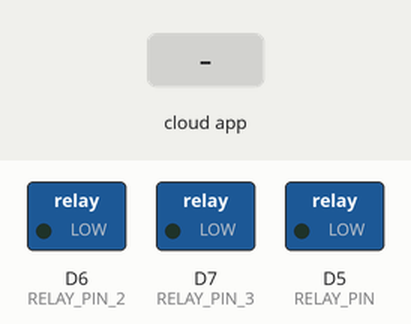
This sketch was run on a simulated ESP8266 (NodeMCU). Parts: switched loads named in the sketch (green lamp = pin HIGH). The test bench sets the inputs (shaded band). WiFi joins after 1.5 s; servers stay silent unless stated.

Above: at 1.2 s.
1.3 s: the phone or cloud app sets 64d1e56a708e0f2583b86ebb to 1
At 2.3 s:
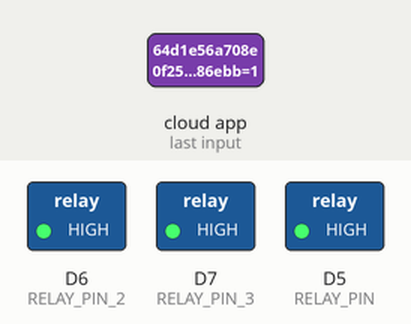
2.8 s: the phone or cloud app sets 64d1e56a708e0f2583b86ebb to 0
At 3.5 s:
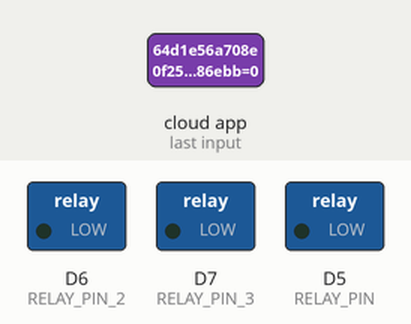
4.3 s: the phone or cloud app sets 64d1e44a708e0f2583b86e43 to 1
At 4.6 s:
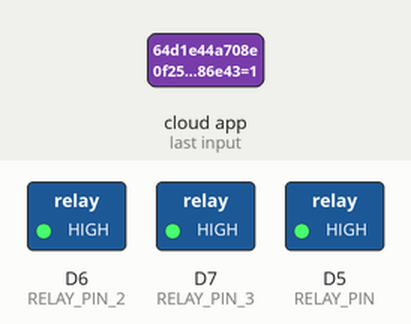
Timing chart, 0 to 7.3 s (numbered marks = the images above; inputs shaded):
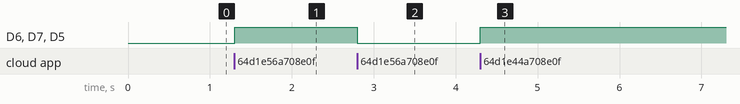

Measured:
- after the input at 1.3 s, D6 (RELAY_PIN_2), D7 (RELAY_PIN_3), D5 (RELAY_PIN): LOW → HIGH at once
- after the input at 2.8 s, D6 (RELAY_PIN_2), D7 (RELAY_PIN_3), D5 (RELAY_PIN): HIGH → LOW at once
- after the input at 4.3 s, D6 (RELAY_PIN_2), D7 (RELAY_PIN_3), D5 (RELAY_PIN): LOW → HIGH at once

The sketch:

Turn_LED_on.ino
```cpp
/*
 * If you encounter any issues:
 * - check the readme.md at https://github.com/sinricpro/esp8266-esp32-sdk/blob/master/README.md
 * - ensure all dependent libraries are installed
 *   - see https://github.com/sinricpro/esp8266-esp32-sdk/blob/master/README.md#arduinoide
 *   - see https://github.com/sinricpro/esp8266-esp32-sdk/blob/master/README.md#dependencies
 * - open serial monitor and check whats happening
 * - check full user documentation at https://sinricpro.github.io/esp8266-esp32-sdk
 * - visit https://github.com/sinricpro/esp8266-esp32-sdk/issues and check for existing issues or open a new one
 */

// Uncomment the following line to enable serial debug output
//#define ENABLE_DEBUG

#ifdef ENABLE_DEBUG
       #define DEBUG_ESP_PORT Serial
       #define NODEBUG_WEBSOCKETS
       #define NDEBUG
#endif

#include <Arduino.h>
#ifdef ESP8266
       #include <ESP8266WiFi.h>
#endif
#ifdef ESP32
       #include <WiFi.h>
#endif

#include "SinricPro.h"
#include "SinricProSwitch.h"

#define WIFI_SSID         "ELVIS"
#define WIFI_PASS         "Gmunene@123"
#define APP_KEY           "4bfaf63c-dbd5-4603-bfce-a1e4b991462b"      // Should look like "de0bxxxx-1x3x-4x3x-ax2x-5dabxxxxxxxx"
#define APP_SECRET        "d2170a7d-a600-4698-ae86-8e8be160a9ea-a3423086-cee5-4dc8-a245-48cb630471ea"   // Should look like "5f36xxxx-x3x7-4x3x-xexe-e86724a9xxxx-4c4axxxx-3x3x-x5xe-x9x3-333d65xxxxxx"
#define SWITCH_ID         "64d1e56a708e0f2583b86ebb"    // Should look like "5dc1564130xxxxxxxxxxxxxx"
#define SWITCH_ID_2       "64d1e44a708e0f2583b86e43"    // Switch ID for the second relay
#define SWITCH_ID_3       "64d1e532a1c7182622ab83f7"
#define BAUD_RATE         9600                // Change baudrate to your need

#ifdef ESP8266
#define RELAY_PIN         D5                  // Pin where the first relay is connected (D5 = GPIO 14 on ESP8266)
#define RELAY_PIN_2       D6                  // Pin where the second relay is connected (D6 = GPIO 12 on ESP8266)
#define RELAY_PIN_3       D7                  // Pin where the third relay is connected (D7 = GPIO 13 on ESP8266)
#endif

#ifdef ESP32
#define RELAY_PIN         16                  // Pin where the first relay is connected (GPIO 16 on ESP32)
#define RELAY_PIN_2       19                // Pin where the second relay is connected (GPIO 17 on ESP32)
#define RELAY_PIN_3       33                  // Pin where the third relay is connected (GPIO 18 on ESP32)
#endif

bool onPowerState(const String &deviceId, bool &state) {
  digitalWrite(RELAY_PIN, state);             // set pin state for the first relay
  digitalWrite(RELAY_PIN_2, state);           // set pin state for the second relay
  digitalWrite(RELAY_PIN_3, state);           // set pin state for the third relay
  return true;                                // request handled properly
}

void setup() {
  pinMode(RELAY_PIN, OUTPUT);                  // set first relay-pin to output mode
  pinMode(RELAY_PIN_2, OUTPUT);                // set second relay-pin to output mode
  pinMode(RELAY_PIN_3, OUTPUT);                // set third relay-pin to output mode

  WiFi.begin(WIFI_SSID, WIFI_PASS);            // start wifi

  SinricProSwitch& mySwitch = SinricPro[SWITCH_ID];     // create new switch device for the first relay
  mySwitch.onPowerState(onPowerState);                  // apply onPowerState callback

  SinricProSwitch& mySwitch2 = SinricPro[SWITCH_ID_2];   // create new switch device for the second relay
  mySwitch2.onPowerState(onPowerState);                 // apply onPowerState callback

  SinricProSwitch& mySwitch3 = SinricPro[SWITCH_ID_3];   // create new switch device for the third relay
  mySwitch3.onPowerState(onPowerState);                 // apply onPowerState callback

  SinricPro.begin(APP_KEY, APP_SECRET);                 // start SinricPro
}

void loop() {
  SinricPro.handle();                          // handle SinricPro commands
}
```
